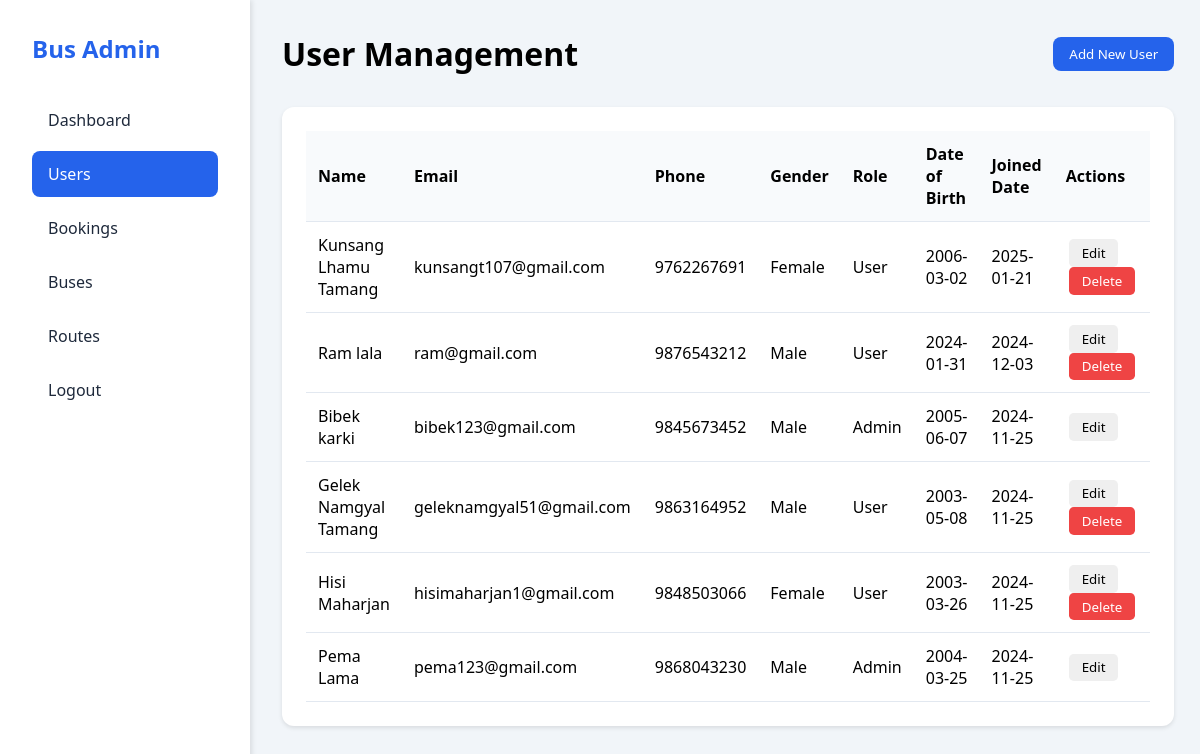
/admin/users.php (signed in), run on the app's committed database.
### tables this page shows
CREATE TABLE `users` (
  `id` int(11) NOT NULL,
  `full_name` varchar(255) NOT NULL,
  `email` varchar(255) NOT NULL,
  `phone_number` varchar(10) NOT NULL,
  `dob` date NOT NULL,
  `gender` enum('Male','Female') NOT NULL,
  `password` varchar(255) NOT NULL,
  `role` enum('user','admin') DEFAULT 'user',
  `created_at` timestamp NOT NULL DEFAULT current_timestamp()
);

### admin/users.php (the view, shortened to what this page needs)
<?php
require_once '../db_connect.php';
$users = $conn->query("
    SELECT id, full_name, email, phone_number, gender, role, created_at, dob
    FROM users
    ORDER BY created_at DESC
");
?>
<!DOCTYPE html>
<html lang="en">
<head>
</head>
<body>
    <div class="dashboard-container">
        <aside class="sidebar">
            <div class="logo">
                <h2>Bus Admin</h2>
            </div>
            <nav>
                <ul>
                    <li><a href="dashboard.php">Dashboard</a></li>
                    <li class="active"><a href="users.php">Users</a></li>
                    <li><a href="bookings.php">Bookings</a></li>
                    <li><a href="buses.php">Buses</a></li>
                    <li><a href="routes.php">Routes</a></li>
                    <li><a href="../mainlogin/logout.php">Logout</a></li>
                </ul>
            </nav>
        </aside>
        <main class="main-content">
            <header>
                <h1>User Management</h1>
                <button class="add-button" onclick="showAddUserModal()">Add New User</button>
            </header>
            <div class="grid-item">
                <div class="table-container">
                    <table>
                        <thead>
                            <tr>
                                <th>Name</th>
                                <th>Email</th>
                                <th>Phone</th>
                                <th>Gender</th>
                                <th>Role</th>
                                <th>Date of Birth</th>
                                <th>Joined Date</th>
                                <th>Actions</th>
                            </tr>
                        </thead>
                        <tbody>
                            <?php while($user = $users->fetch_assoc()): ?>
                            <tr>
                                <td><?php echo htmlspecialchars($user['full_name']); ?></td>
                                <td><?php echo htmlspecialchars($user['email']); ?></td>
                                <td><?php echo htmlspecialchars($user['phone_number']); ?></td>
                                <td><?php echo htmlspecialchars($user['gender']); ?></td>
                                <td>
                                    <span class="role-<?php echo strtolower($user['role']); ?>">
                                        <?php echo ucfirst($user['role']); ?>
                                    </span>
                                </td>
                                <td><?php echo htmlspecialchars($user['dob']); ?></td>
                                <td><?php echo date('Y-m-d', strtotime($user['created_at'])); ?></td>
                                <td class="actions">
                                    <button class="edit-btn" onclick="showAddUserModal(<?php echo htmlspecialchars(json_encode($user)); ?>)">
                                        Edit
                                    </button>
                                    <?php if($user['role'] !== 'admin'): ?>
                                    <form method="POST" style="display: inline;" onsubmit="return confirm('Are you sure you want to delete this user?');">
                                        <button type="submit" name="delete_user" class="delete-btn">Delete</button>
                                    </form>
                                    <?php endif; ?>
                                </td>
                            </tr>
                            <?php endwhile; ?>
                        </tbody>
                    </table>
                </div>
            </div>
        </main>
    </div>
</body>
</html>

### admin/users.php (style rules this page uses)
* { margin: 0; padding: 0; box-sizing: border-box; font-family: 'Segoe UI', Tahoma, Geneva, Verdana, sans-serif; }
.dashboard-container { display: flex; min-height: 100vh; background-color: #f1f5f9; }
.sidebar { width: 250px; background: white; padding: 2rem; box-shadow: 2px 0 5px rgba(0, 0, 0, 0.1); position: fixed; height: 100vh; }
.logo { margin-bottom: 2rem; color: #2563eb; }
.sidebar nav ul { list-style: none; }
.sidebar nav ul li { margin-bottom: 0.5rem; }
.sidebar nav ul li a { display: block; padding: 0.75rem 1rem; color: #1e293b; text-decoration: none; border-radius: 0.5rem; transition: all 0.3s ease; }
.sidebar nav ul li.active a, .sidebar nav ul li a:hover { background-color: #2563eb; color: white; }
.main-content { flex: 1; margin-left: 250px; padding: 2rem; }
header { display: flex; justify-content: space-between; align-items: center; margin-bottom: 2rem; }
.add-button { background-color: #2563eb; color: white; border: none; padding: 0.5rem 1rem; border-radius: 0.5rem; cursor: pointer; transition: all 0.3s ease; }
.grid-item { background: white; padding: 1.5rem; border-radius: 0.75rem; box-shadow: 0 2px 4px rgba(0, 0, 0, 0.1); }
table { width: 100%; border-collapse: collapse; }
th, td { padding: 0.75rem; text-align: left; border-bottom: 1px solid #e2e8f0; }
th { background-color: #f8fafc; font-weight: 600; }
.actions button { padding: 0.3rem 0.8rem; margin: 0 0.2rem; border: none; border-radius: 0.3rem; cursor: pointer; transition: all 0.3s ease; }
.delete-btn { background-color: #ef4444; color: white; }

### data on the page
users: full_name "Kunsang Lhamu Tamang", email "kunsangt107@gmail.com", phone_number "9762267691", gender "Female", role "User", dob "2006-03-02", created_at "2025-01-21"
users: full_name "Ram lala", email "ram@gmail.com", phone_number "9876543212", gender "Male", role "User", dob "2024-01-31", created_at "2024-12-03"
users: full_name "Bibek karki", email "bibek123@gmail.com", phone_number "9845673452", gender "Male", role "Admin", dob "2005-06-07", created_at "2024-11-25"
users: full_name "Gelek Namgyal Tamang", email "geleknamgyal51@gmail.com", phone_number "9863164952", gender "Male", role "User", dob "2003-05-08", created_at "2024-11-25"
users: full_name "Hisi Maharjan", email "hisimaharjan1@gmail.com", phone_number "9848503066", gender "Female", role "User", dob "2003-03-26", created_at "2024-11-25"
users: full_name "Pema Lama", email "pema123@gmail.com", phone_number "9868043230", gender "Male", role "Admin", dob "2004-03-25", created_at "2024-11-25"
